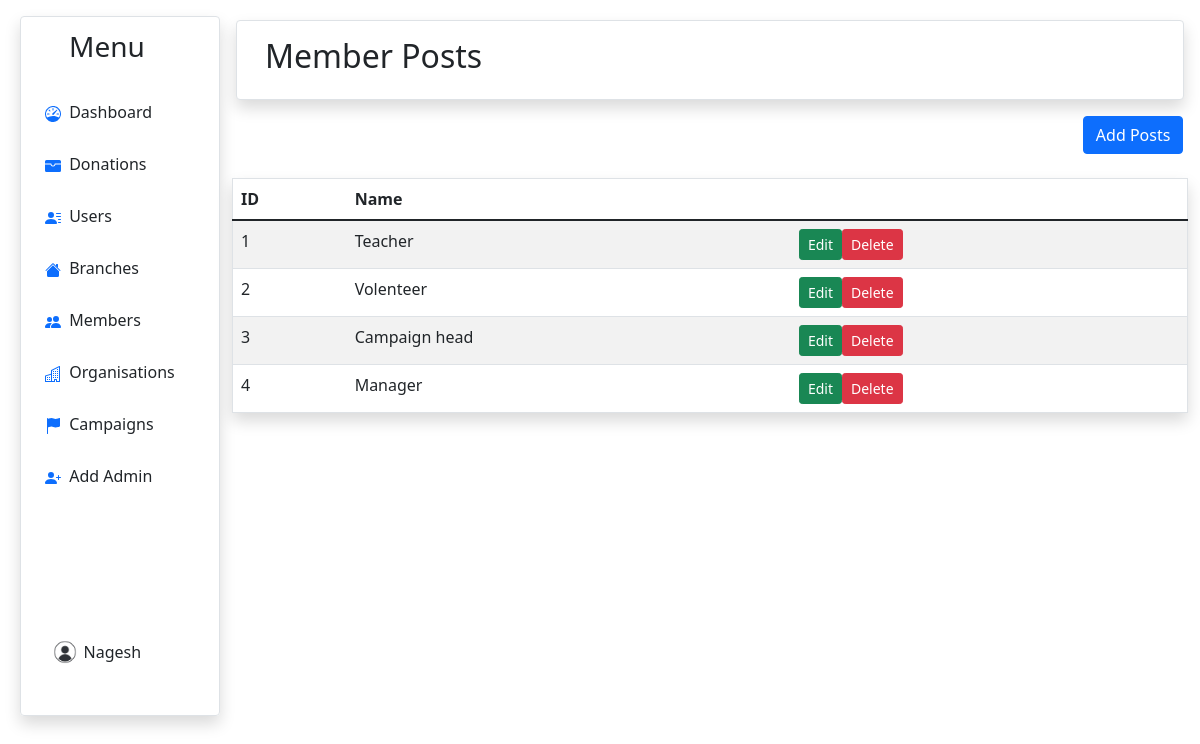
Screenshot of /adminmodule/memberpost (signed in) with the database file from the repository.
### adminmodule/models.py (models this page shows, shortened)
class Admins(models.Model):
    name = models.CharField(max_length=50)
    email = models.CharField(max_length=50)
    password = models.CharField(max_length=50,default='12345')
    status = models.CharField(max_length=10,default="active")

class MemberPost(models.Model):
    post = models.CharField(max_length=50)
    desc = models.CharField(max_length=100)

### adminmodule/views.py (the view)
# urls.py: path('memberpost', views.memberpost, name='memberpost'),
def memberpost(request):
    try:
        posts = MemberPost.objects.all()
        params={"memberposts": posts,"admin":Admins.objects.get(id=request.session['userid'])}
        if request.method == "POST":
            sname = request.POST['sname']
            desc = request.POST['sdesc']
            ins = MemberPost(post=sname, desc=desc)
            ins.save()
        return render(request,'adminmodule/memberpost.html',params)
    except:
        return redirect('../adminmodule/login')

### templates/adminmodule/memberpost.html (shortened to what this page needs)
{% extends "./base.html" %}
{% block content %}
<div class="row shadow p-3 mb-3 bg-body rounded m-1 border">
    <h2>Member Posts</h2>
</div>
<button type="button" class="btn btn-primary" data-bs-toggle="modal" data-bs-target="#addStateModal" style="margin-left: 89%;">
    Add Posts
  </button>
  <br><br>
<table class="table table-striped project-orders-table shadow p-3 mb-5 bg-body border rounded">
    <thead>
        <tr>
            <th class="ml-5">ID</th>
            <th>Name</th>
        </tr>
    </thead>
    <tbody>
        {% for i in memberposts %}
        <tr>
            <td>{{i.id}}</td>
            <td>{{i.post}}</td>
            <td>
                <div class="d-flex align-items-center">
                    <button type="button" class="btn btn-success btn-sm btn-icon-text mr-3">
                        <a name="edit" href="../adminmodule/activatebranch?data={{i.pk}}"
                            style="text-decoration:None; color:white;">Edit</a>
                    </button>
                    <button type="button" class="btn btn-danger btn-sm btn-icon-text">
                        <a name="delete" href="../adminmodule/deletebranch?data={{i.pk}}"
                            style="text-decoration:None; color:white;">Delete</a>
                    </button>
                </div>
            </td>
        </tr>
        {% endfor %}
    </tbody>
</table>
<br>
{% endblock %}

### templates/adminmodule/base.html (shortened to what this page needs)
<!doctype html>
<html lang="en">
<head>
    <link href="https://cdn.jsdelivr.net/npm/bootstrap@5.1.3/dist/css/bootstrap.min.css" rel="stylesheet"
>
</head>
<body>
    <div class="container-fluid">
        <div class="row flex-nowrap">
            <div class="col-auto col-md-3 col-xl-2 px-sm-2 px-0 shadow mt-3 rounded border"
                style="margin-left:20px; height: 700px;">
                <div class="d-flex flex-column align-items-center align-items-sm-start px-3 pt-2">
                    <a href="/" class="d-flex align-items-center pb-3 mb-md-0 me-md-auto  text-decoration-none">
                        <span class="fs-3 d-none d-sm-inline text-dark ms-4">Menu</span>
                    </a>
                    <ul class="nav nav-pills flex-column mb-sm-auto mb-0 align-items-center align-items-sm-start"
                        id="menu">
                        <li class="nav-item">
                            <a href="../adminmodule/" class="nav-link align-middle px-0">
                                 <span class="ms-1 d-none d-sm-inline text-dark" ">Dashboard</span>
                            </a>
                        </li>
                        <li>
                            <a href=" ../adminmodule/showdonations" class="nav-link px-0 align-middle">
                                     <span
                                        class="ms-1 d-none d-sm-inline text-dark">Donations</span>
                            </a>
                        </li>
                        <li>
                            <a href="../adminmodule/showusers" class="nav-link px-0 align-middle">
                                 <span
                                    class="ms-1 d-none d-sm-inline text-dark">Users</span>
                            </a>
                        </li>
                        <li>
                            <a href="../adminmodule/branch" class="nav-link px-0 align-middle">
                                 <span
                                    class="ms-1 d-none d-sm-inline text-dark">Branches</span>
                            </a>
                        </li>
                        <li>
                            <a href="../adminmodule/member" class="nav-link px-0 align-middle">
                                 <span
                                    class="ms-1 d-none d-sm-inline text-dark">Members</span>
                            </a>
                        </li>
                        <li>
                            <a href="../adminmodule/org" class="nav-link px-0 align-middle">
                                 <span
                                    class="ms-1 d-none d-sm-inline text-dark">Organisations</span>
                            </a>
                        </li>
                        <li>
                            <a href="../adminmodule/campaign" class="nav-link px-0 align-middle">
                                 <span
                                    class="ms-1 d-none d-sm-inline text-dark">Campaigns</span>
                            </a>
                        </li>
                        <li>
                            <a href="../adminmodule/addadmin" class="nav-link px-0 align-middle">
                                 <span class="ms-1 d-none d-sm-inline text-dark">Add
                                    Admin</span>
                            </a>
                        </li>
                    </ul>
                    <div class="dropdown pb-1" style="margin-left: 3%; margin-top: 70%; width: 10%;">
                        <a href="#" class="d-flex align-items-center text-white text-decoration-none dropdown-toggle"
                            id="dropdownUser1" data-bs-toggle="dropdown" aria-expanded="false">
                            <img src="../media/userprofile.jpg" alt="" width="30" height="30" class="rounded-circle">
                            <span class="d-none d-sm-inline mx-1 text-dark">{{admin.name}}</span>
                        </a>
                    </div>
                </div>
            </div>
            <div class="col py-3">
                {% block content %}
                {% endblock %}
            </div>
        </div>
    </div>
</body>
</html>

### rows the page displays
Admins: name "Nagesh"
MemberPost: id "1", post "Teacher"
MemberPost: id "2", post "Volenteer"
MemberPost: id "3", post "Campaign head"
MemberPost: id "4", post "Manager"
